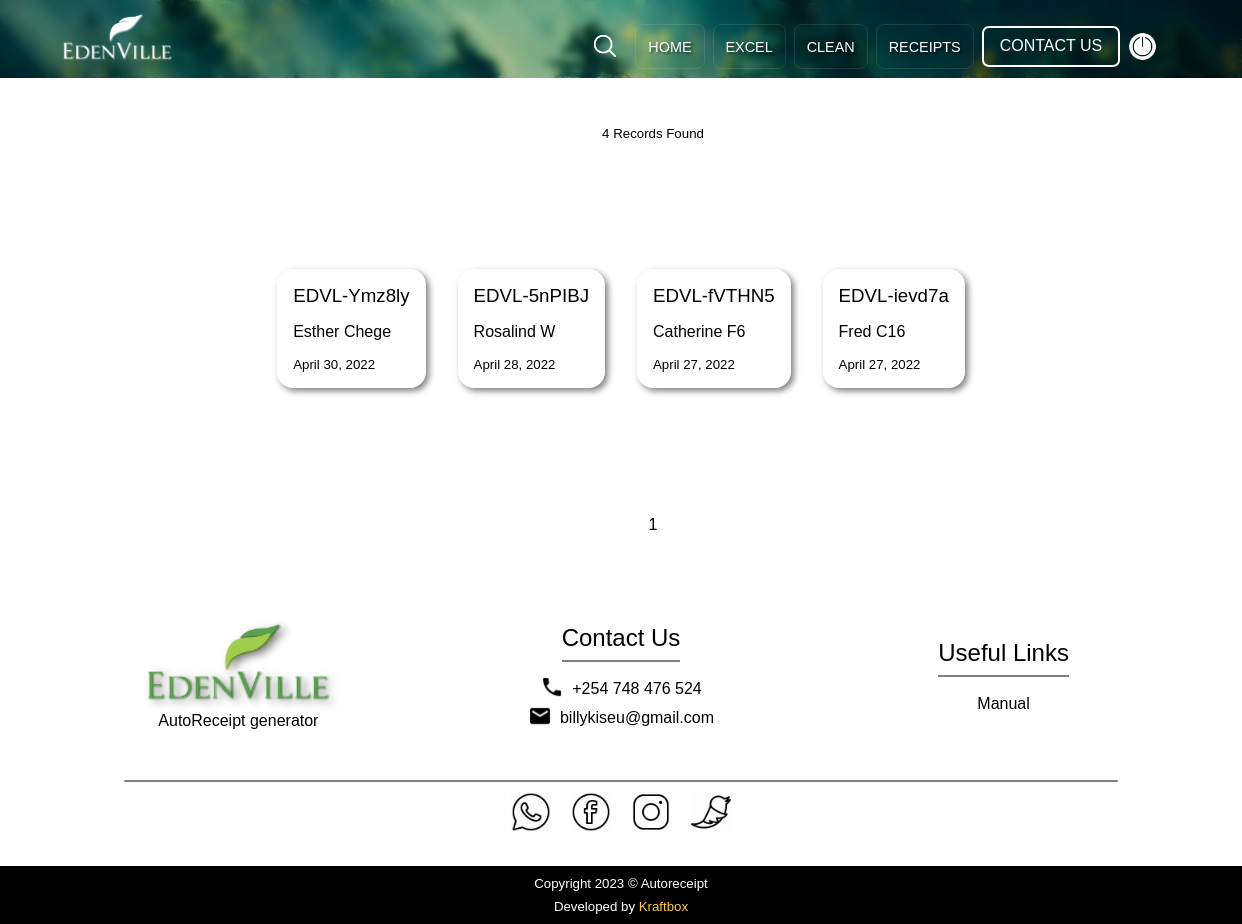
Page /search/ (signed in) on the committed database.
### base/models.py (models this page shows, shortened)
class Receipt(models.Model):
    receipt_number = models.CharField(max_length=20, unique=True)
    house_number = models.CharField(max_length=50, null=True)
    name = models.CharField(max_length=100, null=True)
    date = models.DateField(null=True)
    phone = models.CharField(max_length=20, null=True)
    description = models.CharField(max_length=200,null=True)
    amount = models.DecimalField(max_digits=10, decimal_places=2, default=0)
    pending = models.BooleanField(default=False)
    sent = models.BooleanField(default=False)

### base/views.py (the view)
# urls.py: path('search/', views.search, name="search"),
@login_required
def search(request):
    q = request.GET.get('q') if request.GET.get('q') is not None else ''
    search = Receipt.objects.filter(
        Q(receipt_number__icontains=q) |
        Q(house_number__icontains=q) |
        Q(name__icontains=q) |
        Q(description__icontains=q)
    ).order_by('-date')
    paginator = Paginator(search, 10)  # Show 10 items per page
    page_number = request.GET.get('page')
    page_obj = paginator.get_page(page_number)
    context = {
        'search': page_obj,
        'item_count': search.count(),
    }
    return render(request, 'searchresults.html', context)

### base/templates/searchresults.html (shortened to what this page needs)
{% extends 'base.html' %}
{% load static %}
{% block content %}
{% include 'header.html' %}
<div class="cloudcover"></div>
<div class="count">
    <h5>{{ item_count }} Records Found</h5>
</div>
<div class="workspace2">
    {% for receipt in search %}
    <div class="rcptcard">
        <h3>{{ receipt.receipt_number }}</h3>
        <h4>{{ receipt.name }}</h4>
        <h5>{{ receipt.date }}</h5>
    </div>
    {% empty %}
    <p>No results found.</p>
    {% endfor %}
</div>
<div class="count">
    <span class="current-page">{{ search.number }}</span>
</div>
{% include 'footer.html' %}
{% endblock %}

### base/templates/base.html (shortened to what this page needs)
{% load static %}
<!DOCTYPE html>
<html>
<head>
  <link rel="stylesheet" type="text/css" href="{% static 'styles/main.css' %}">
</head>
<body>
  <main>
      {% block content %}{% endblock %}
  </main>
</body>
</html>

### base/templates/preloader.html (shortened to what this page needs)
{% load static %}

### base/templates/header.html (shortened to what this page needs)
{% load static %}
<div>
    <a class="anchor" href="#">
            <img class="logo" id="logo" src="{% static 'assets/logo4.png' %}" alt="Logo">
    </a>
</div>
<div id="navcontainer" class="menubox show">
    <div class="menubox-right" id="menucont">
     <div class="search" id="search-full">
        <form method="GET" action="{% url 'search' %}">
            <img class="search-icon dark" id="search-icon-full" src="{% static 'assets/search.png' %}" height="28">
        </form>
    </div>
        <div class="menusuperbox" id="menusuperbox1">
            <a class="link" href="{% url 'home' %}">
                <div class="menusubbox" id="home">Home
                </div>
            </a>
        </div>
        <div class="menusuperbox"id="menusuperbox2">
            <a class="link" href="{% url 'dashboard' %}">
                <div class="menusubbox" id="home">Excel
                </div>
            </a>
        </div>
        <div class="menusuperbox" id="menusuperbox3">
            <a class="link" href="{% url 'clean' %}">
                <div class="menusubbox" id="home">Clean
                </div>
            </a>
        </div>
        <div class="menusuperbox" id="menusuperbox4">
            <a class="link" href="{% url 'receipts' %}">
                <div class="menusubbox" id="home">Receipts
                </div>
            </a>
        </div>
        <div class="button0" id="contactbtn">contact Us
        </div>
         {% if request.user.is_authenticated %}
            <a class="link" href="{% url 'logout' %}">
                <img class="logout" id="logout" src="{% static 'assets/logout.png' %}">
            </a>
        {% endif %}
        </div>
    </div>

### base/templates/footer.html
{% load static %}
<div class="footer-supercontainer" id="contactloc">
    <div class="footer-container1">
        <div class="footer-subcontainer">
            <div class="footer-subcontainer2">
                <img class="logo2" src="{% static 'assets/logo2.png' %}" alt="Logo">
                <h4>AutoReceipt generator</h4>
            </div>
        </div>
        <div class="footer-subcontainer">
            <div class="footer-subcontainer2">
                <h2>Contact Us</h2>
                <a class="link" href="tel:0708426672"><h4><img class="contacticon2" src="{% static 'assets/phone.png' %}"> +254 748 476 524</h4></a>
                <a class="link" href="mailto:billykiseu@gmail.com"><h4><img class="contacticon2" src="{% static 'assets/mail.png' %}"> billykiseu@gmail.com</h4></a>
            </div>
        </div>
        <div class="footer-subcontainer">
            <div class="footer-subcontainer2">
                <h2>Useful Links</h2>
                <a class="link" href="{% url 'manual' %}"><h4>Manual</h4></a>
            </div>
        </div>
    </div>
    <div class="dash"></div>
    <div class="footer-container2">
        <div class="footer-subcontainer3">
            <a class="link" href="#">
                <img class="social-footer" src="{% static 'assets/whatsapp.gif' %}">
            </a>
            <a class="link" href="#">
                <img class="social-footer" src="{% static 'assets/facebook.gif' %}">
            </a>
            <a class="link" href="#">
                <img class="social-footer" src="{% static 'assets/instagram.gif' %}">
            </a>
            <a class="link" href="#">
                <img class="social-footer" src="{% static 'assets/twitter.gif' %}">
            </a>
        </div>
    </div>
    <div class="footer-subcontainer4">
        <h5>Copyright 2023 © Autoreceipt</h5>
        <h5>Developed by <a class="footerlink" href="#">Kraftbox</a></h5>
    </div>
</div>

### rows in the picture
Receipt: receipt_number "EDVL-Ymz8ly", name "Esther Chege", date "April 30, 2022"
Receipt: receipt_number "EDVL-5nPIBJ", name "Rosalind W", date "April 28, 2022"
Receipt: receipt_number "EDVL-fVTHN5", name "Catherine F6", date "April 27, 2022"
Receipt: receipt_number "EDVL-ievd7a", name "Fred C16", date "April 27, 2022"

### other values in the picture
{{ item_count }} "4"
{{ search.number }} "1"
